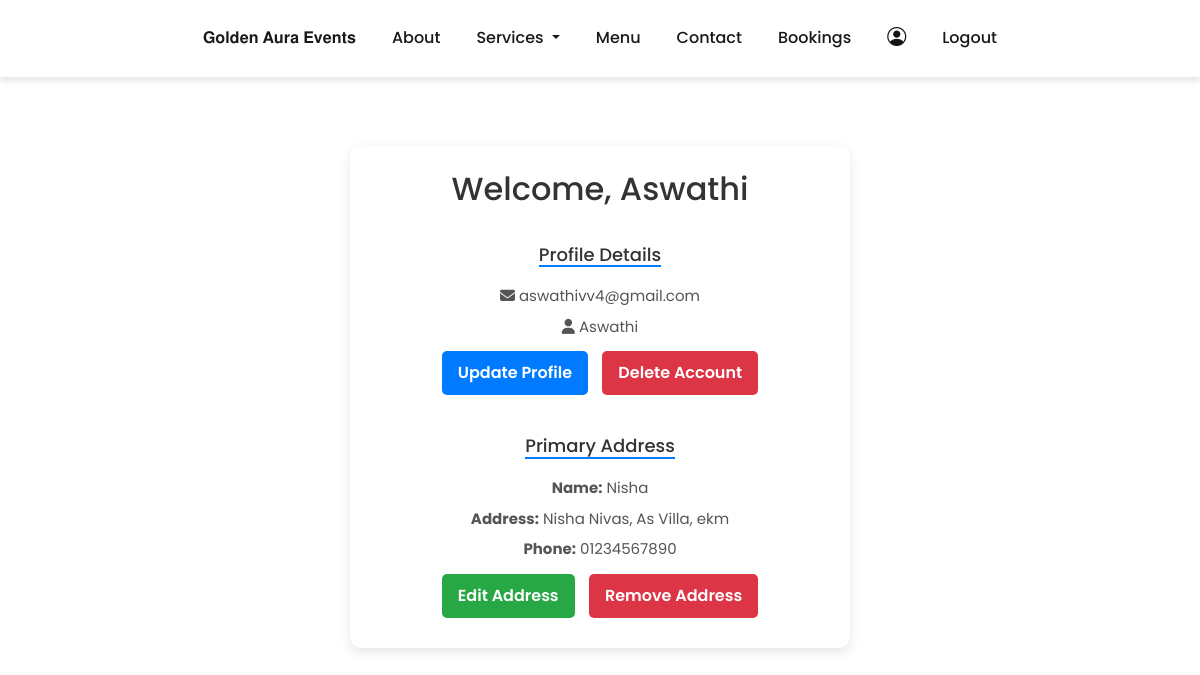
Screenshot of /profile/ (signed in) with the database file from the repository.
### app/models.py (models this page shows, shortened)
class Profile(models.Model):
    user = models.OneToOneField(User, on_delete=models.CASCADE)
    primary_address=models.ForeignKey(Address, on_delete=models.SET_NULL,null=True,blank=True)

class Address(models.Model):
    user = models.ForeignKey(User, on_delete=models.CASCADE)
    name = models.CharField(max_length=255)
    address = models.TextField()
    phone_number = models.CharField(max_length=20)
    email = models.EmailField()

### app/views.py (the view)
# urls.py: path('profile/', views.profile_view, name='profile_view'),
@login_required
def profile_view(request):
    profile, created = Profile.objects.get_or_create(user=request.user)
    addresses = Address.objects.filter(user=request.user)
    return render(request, 'user/profile.html', {'profile': profile, 'addresses': addresses})

### templates/user/profile.html (shortened to what this page needs)
<!DOCTYPE html>
<html lang="en">
<head>
    <link href="https://cdn.jsdelivr.net/npm/bootstrap@5.3.0-alpha1/dist/css/bootstrap.min.css" rel="stylesheet">
    <link rel="stylesheet" href="https://cdn.jsdelivr.net/npm/bootstrap-icons@1.11.3/font/bootstrap-icons.min.css">
    <link rel="stylesheet" href="https://cdnjs.cloudflare.com/ajax/libs/font-awesome/6.5.1/css/all.min.css">
</head>
<body>
    <nav class="navbar navbar-expand-lg">
        <div class="container-fluid">
            <div class="collapse navbar-collapse" id="navbarNav">
                <ul class="navbar-nav ms-auto">
                    <li class="nav-item">
                        <a class="nav-link" href="../">𝐆𝐨𝐥𝐝𝐞𝐧 𝐀𝐮𝐫𝐚 𝐄𝐯𝐞𝐧𝐭𝐬</a>
                    </li>
                    <li class="nav-item">
                        <a class="nav-link" href="../about">About</a>
                    </li>
                    <li class="nav-item dropdown">
                        <a class="nav-link dropdown-toggle" href="#" id="navbarDropdown" role="button" data-bs-toggle="dropdown" aria-expanded="false">
                            Services
                        </a>
                    </li>
                    <li class="nav-item">
                        <a class="nav-link" href="../item">Menu</a>
                    </li>
                    <li class="nav-item">
                        <a class="nav-link" href="../contact">Contact</a>
                    </li>
                    <li class="nav-item">
                        <a class="nav-link" href="../view_bookings">Bookings</a>
                    </li>
                    <li class="nav-item">
                        <a class="nav-link" href="../profile">
                          <i style="color:rgb(21, 20, 20); font-weight: bolder; font-size: 19px;" class="bi bi-person-circle"></i>
                        </a>
                    </li>
                    <li class="nav-item">
                        <a class="nav-link" href="../logout">Logout</a>
                    </li>
                </ul>
            </div>
        </div>
    </nav>
<div class="wrapper">
<div class="profile-container">
    <h2>Welcome, {{ user.first_name }}</h2>
    <div class="profile-details">
        <h3 class="section-title">Profile Details</h3>
        <p><i class="fa-solid fa-envelope"></i> {{ user.username }}</p>
        <p><i class="fa-solid fa-user"></i> {{ user.first_name }}</p>
        <button class="btn btn-primary" onclick="openModal('updateProfileModal')">Update Profile</button>
        <button class="btn btn-danger" onclick="openModal('deleteAccountModal')">Delete Account</button>
    </div>
    <div class="address-details">
        <h3 class="section-title">Primary Address</h3>
        {% if profile.primary_address %}
            <p><strong>Name:</strong> {{ profile.primary_address.name }}</p>
            <p><strong>Address:</strong> {{ profile.primary_address.address }}</p>
            <p><strong>Phone:</strong> {{ profile.primary_address.phone_number }}</p>
            <button class="btn btn-success" onclick="openEditModal('{{ profile.primary_address.id }}', '{{ profile.primary_address.name|escapejs }}', '{{ profile.primary_address.address|escapejs }}', '{{ profile.primary_address.phone_number|escapejs }}')">Edit Address</button>
            <button class="btn btn-danger" onclick="openDeleteModal('{{ profile.primary_address.id }}')">Remove Address</button>
        {% else %}
            <p>No address found. Please add your address details.</p>
            <button class="btn btn-primary" onclick="openAddModal()">Add Address</button>
        {% endif %}
    </div>
</div>
</div>
</body>
</html>

### templates/user/profile.html (style rules this page uses)
body { font-family: 'Poppins', sans-serif; margin: 0; background-color: white; overflow-x: hidden; }
.navbar { width: 100%; background: transparent; transition: background 0.3s ease-in-out; z-index: 10; background: white; padding: 1rem 2rem; box-shadow: 0 4px 6px rgba(0, 0, 0, 0.1); }
.navbar .nav-link { color: rgb(26, 24, 24) !important; font-size: 1rem; transition: color 0.3s ease-in-out; }
.navbar-nav { margin: 0 auto; display: flex; justify-content: center; align-items: center; }
.navbar-nav .nav-link { font-size: 1rem; font-weight: 500; margin: 0 10px; color: #e5dfdf; transition: color 0.3s; }
.wrapper { display: flex; justify-content: center; align-items: center; min-height: 80vh; box-sizing: border-box; }
.profile-container { text-align: center; background-color: #fff; width: 90%; max-width: 500px; border-radius: 12px; box-shadow: 0 4px 12px rgba(0, 0, 0, 0.1); padding: 25px; transition: all 0.3s ease-in-out; }
h2, h3 { margin: 0; color: #333; }
.section-title { margin: 20px 0 10px; font-size: 18px; border-bottom: 2px solid #007bff; display: inline-block; }
.profile-details, .address-details { margin-top: 15px; }
.profile-details p, .address-details p { margin: 8px 0; font-size: 15px; color: #555; }
.btn { padding: 10px 16px; border: none; border-radius: 5px; cursor: pointer; margin: 5px; color: #fff; font-weight: 600; transition: background-color 0.3s ease, transform 0.2s ease; }
.btn-primary { background-color: #007bff; }
.btn-success { background-color: #28a745; }
.btn-danger { background-color: #dc3545; }

### rows the page displays
Profile: primary_address.name "Nisha", primary_address.address "Nisha Nivas, As Villa, ekm", primary_address.phone_number "01234567890"

### other values shown
{{ user.first_name }} "Aswathi"
{{ user.username }} "aswathivv4@gmail.com"
